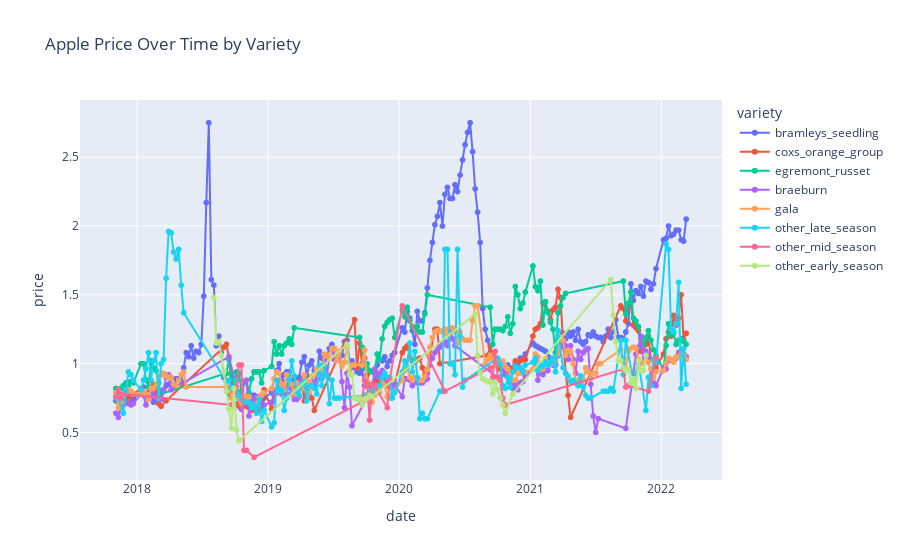

Notebook source saved alongside this figure:
### Code cell
# Interactive chart line for better visualization and specific points
fig = px.line(apples, x='date', y='price', color='variety', 
              title='Apple Price Over Time by Variety',
              markers=True) # Add markers for each data point
fig.show()
fig = px.scatter(x=[1,2,3], y=[4,5,6])
fig.write_image("scatter.png")

### Figure 1 — Plotly figure (JSON) as saved in the notebook; plotly's stock layout.template omitted (floating-point values rounded to 4 significant figures; data arrays with more than 128 entries replaced by an {"elided": "..."} marker saying what was removed)
{"data": [{"hovertemplate": "variety=bramleys_seedling<br>date=%{x}<br>price=%{y}<extra></extra>", "legendgroup": "bramleys_seedling", "line": {"color": "#636efa", "dash": "solid"}, "marker": {"symbol": "circle"}, "mode": "lines+markers", "name": "bramleys_seedling", "showlegend": true, "type": "scattergl", "x": {"elided": "218 str values"}, "xaxis": "x", "y": {"elided": "218 float values"}, "yaxis": "y"}, {"hovertemplate": "variety=coxs_orange_group<br>date=%{x}<br>price=%{y}<extra></extra>", "legendgroup": "coxs_orange_group", "line": {"color": "#EF553B", "dash": "solid"}, "marker": {"symbol": "circle"}, "mode": "lines+markers", "name": "coxs_orange_group", "showlegend": true, "type": "scattergl", "x": {"elided": "141 str values"}, "xaxis": "x", "y": {"elided": "141 float values"}, "yaxis": "y"}, {"hovertemplate": "variety=egremont_russet<br>date=%{x}<br>price=%{y}<extra></extra>", "legendgroup": "egremont_russet", "line": {"color": "#00cc96", "dash": "solid"}, "marker": {"symbol": "circle"}, "mode": "lines+markers", "name": "egremont_russet", "showlegend": true, "type": "scattergl", "x": ["2022-03-11", "2022-03-04", "2022-02-25", "2022-02-18", "2022-02-11", "2022-02-04", "2022-01-28", "2022-01-21", "2022-01-14", "2022-01-07", "2021-12-17", "2021-12-10", "2021-12-03", "2021-11-26", "2021-11-19", "2021-11-12", "2021-11-05", "2021-10-29", "2021-10-22", "2021-10-15", "2021-10-08", "2021-10-01", "2021-09-24", "2021-09-17", "2021-04-09", "2021-04-02", "2021-03-26", "2021-03-19", "2021-03-12", "2021-03-05", "2021-02-26", "2021-02-19", "2021-02-12", "2021-02-05", "2021-01-29", "2021-01-22", "2021-01-15", "2021-01-08", "2020-12-18", "2020-12-11", "2020-12-04", "2020-11-27", "2020-11-20", "2020-11-13", "2020-11-06", "2020-10-30", "2020-10-23", "2020-10-16", "2020-10-09", "2020-10-02", "2020-09-25", "2020-09-18", "2020-09-11", "2020-03-20", "2020-03-13", "2020-03-06", "2020-02-28", "2020-02-21", "2020-02-14", "2020-02-07", "2020-01-31", "2020-01-24", "2020-01-17", "2020-01-10", "2019-12-20", "2019-12-13", "2019-12-06", "2019-11-29", "2019-11-22", "2019-11-15", "2019-11-08", "2019-11-01", "2019-10-25", "2019-10-18", "2019-10-11", "2019-10-04", "2019-09-27", "2019-09-20", "2019-09-13", "2019-03-15", "2019-03-08", "2019-03-01", "2019-02-22", "2019-02-15", "2019-02-08", "2019-02-01", "2019-01-25", "2019-01-18", "2019-01-11", "2018-12-21", "2018-12-14", "2018-12-07", "2018-11-30", "2018-11-23", "2018-11-16", "2018-11-09", "2018-11-02", "2018-10-26", "2018-10-19", "2018-10-12", "2018-10-05", "2018-09-28", "2018-09-21", "2018-09-14", "2018-09-07", "2018-03-09", "2018-03-02", "2018-02-23", "2018-02-16", "2018-02-09", "2018-02-02", "2018-01-26", "2018-01-19", "2018-01-12", "2017-12-22", "2017-12-15", "2017-12-08", "2017-12-01", "2017-11-24", "2017-11-17", "2017-11-10", "2017-11-03"], "xaxis": "x", "y": [1.14, 1.16, 1.18, 1.17, 1.14, 1.22, 1.21, 1.29, 1.13, 0.96, 1.06, 1.1, 1.17, 1.24, 1.19, 1.14, 1.18, 1.27, 1.31, 1.33, 1.52, 1.44, 1.36, 1.6, 1.51, 1.48, 1.42, 1.37, 1.08, 1.25, 1.3, 1.37, 1.45, 1.28, 1.6, 1.53, 1.56, 1.71, 1.52, 1.44, 1.4, 1.5, 1.56, 1.29, 1.22, 1.34, 1.27, 1.24, 1.25, 1.25, 1.25, 1.14, 1.41, 1.5, 1.36, 1.23, 1.23, 1.27, 1.24, 1.27, 1.31, 1.41, 1.34, 1.39, 1.19, 1.33, 1.32, 1.3, 1.27, 1.18, 1.03, 1.07, 0.93, 0.94, 0.95, 1.0, 0.97, 1.12, 1.19, 1.26, 1.14, 1.18, 1.15, 1.13, 1.07, 1.13, 1.07, 1.16, 0.98, 0.95, 0.86, 0.94, 0.94, 0.94, 0.89, 0.79, 0.88, 0.86, 0.8, 0.93, 0.94, 0.83, 0.92, 1.03, 0.93, 0.78, 0.86, 0.95, 0.97, 1.02, 0.83, 0.88, 1.0, 1.0, 0.86, 0.87, 0.84, 0.86, 0.84, 0.82, 0.78, 0.82], "yaxis": "y"}, {"hovertemplate": "variety=braeburn<br>date=%{x}<br>price=%{y}<extra></extra>", "legendgroup": "braeburn", "line": {"color": "#ab63fa", "dash": "solid"}, "marker": {"symbol": "circle"}, "mode": "lines+markers", "name": "braeburn", "showlegend": true, "type": "scattergl", "x": {"elided": "156 str values"}, "xaxis": "x", "y": {"elided": "156 float values"}, "yaxis": "y"}, {"hovertemplate": "variety=gala<br>date=%{x}<br>price=%{y}<extra></extra>", "legendgroup": "gala", "line": {"color": "#FFA15A", "dash": "solid"}, "marker": {"symbol": "circle"}, "mode": "lines+markers", "name": "gala", "showlegend": true, "type": "scattergl", "x": {"elided": "192 str values"}, "xaxis": "x", "y": {"elided": "192 float values"}, "yaxis": "y"}, {"hovertemplate": "variety=other_late_season<br>date=%{x}<br>price=%{y}<extra></extra>", "legendgroup": "other_late_season", "line": {"color": "#19d3f3", "dash": "solid"}, "marker": {"symbol": "circle"}, "mode": "lines+markers", "name": "other_late_season", "showlegend": true, "type": "scattergl", "x": {"elided": "163 str values"}, "xaxis": "x", "y": {"elided": "163 float values"}, "yaxis": "y"}, {"hovertemplate": "variety=other_mid_season<br>date=%{x}<br>price=%{y}<extra></extra>", "legendgroup": "other_mid_season", "line": {"color": "#FF6692", "dash": "solid"}, "marker": {"symbol": "circle"}, "mode": "lines+markers", "name": "other_mid_season", "showlegend": true, "type": "scattergl", "x": ["2021-12-17", "2021-11-26", "2021-10-01", "2021-09-24", "2021-09-17", "2020-10-23", "2020-10-16", "2020-10-09", "2020-10-02", "2020-09-25", "2020-09-18", "2020-09-11", "2020-05-08", "2020-01-10", "2019-12-06", "2019-11-29", "2019-10-25", "2019-10-18", "2019-10-11", "2019-10-04", "2019-09-27", "2019-09-20", "2018-11-23", "2018-11-02", "2018-10-26", "2018-10-19", "2018-10-12", "2018-10-05", "2018-09-28", "2018-09-21", "2017-11-24", "2017-11-17", "2017-11-10", "2017-11-03"], "xaxis": "x", "y": [1.04, 0.8, 0.84, 0.83, 0.96, 0.7, 0.75, 0.88, 0.9, 1.09, 0.9, 0.97, 0.8, 1.42, 0.88, 0.68, 0.84, 0.85, 0.59, 0.85, 0.88, 0.72, 0.32, 0.37, 0.37, 0.99, 0.99, 0.83, 0.71, 0.7, 0.78, 0.75, 0.81, 0.76], "yaxis": "y"}, {"hovertemplate": "variety=other_early_season<br>date=%{x}<br>price=%{y}<extra></extra>", "legendgroup": "other_early_season", "line": {"color": "#B6E880", "dash": "solid"}, "marker": {"symbol": "circle"}, "mode": "lines+markers", "name": "other_early_season", "showlegend": true, "type": "scattergl", "x": ["2021-11-19", "2021-11-12", "2021-11-05", "2021-10-29", "2021-10-22", "2021-10-15", "2021-10-08", "2021-10-01", "2021-09-24", "2021-09-17", "2021-09-10", "2021-09-03", "2021-08-27", "2021-08-20", "2021-08-13", "2020-11-13", "2020-10-23", "2020-10-16", "2020-10-09", "2020-10-02", "2020-09-25", "2020-09-18", "2020-09-11", "2020-09-04", "2020-08-28", "2020-08-21", "2020-08-14", "2020-08-07", "2020-07-31", "2019-10-18", "2019-10-11", "2019-10-04", "2019-09-27", "2019-09-20", "2019-09-13", "2019-09-06", "2019-08-30", "2019-08-23", "2019-08-16", "2019-08-09", "2018-10-12", "2018-10-05", "2018-09-28", "2018-09-21", "2018-09-14", "2018-09-07", "2018-08-31", "2018-08-24", "2018-08-17", "2018-08-10", "2018-08-03"], "xaxis": "x", "y": [1.06, 0.95, 0.95, 1.02, 0.82, 0.89, 0.86, 0.96, 0.95, 0.97, 1.02, 1.02, 1.16, 1.35, 1.61, 0.78, 0.64, 0.7, 0.75, 0.81, 0.86, 0.78, 0.87, 0.87, 0.88, 0.89, 0.93, 1.06, 1.36, 0.76, 0.77, 0.75, 0.74, 0.7, 0.75, 0.74, 0.75, 0.92, 0.92, 1.14, 0.44, 0.52, 0.82, 0.53, 0.67, 0.8, 0.94, 1.06, 1.16, 1.15, 1.48], "yaxis": "y"}], "layout": {"legend": {"title": {"text": "variety"}, "tracegroupgap": 0}, "title": {"text": "Apple Price Over Time by Variety"}, "xaxis": {"anchor": "y", "domain": [0, 1], "title": {"text": "date"}}, "yaxis": {"anchor": "x", "domain": [0, 1], "title": {"text": "price"}}}}
